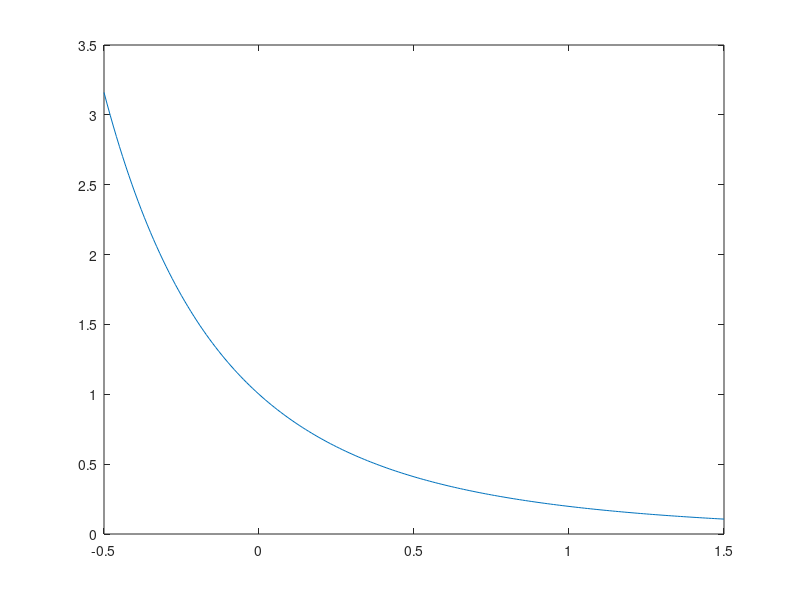
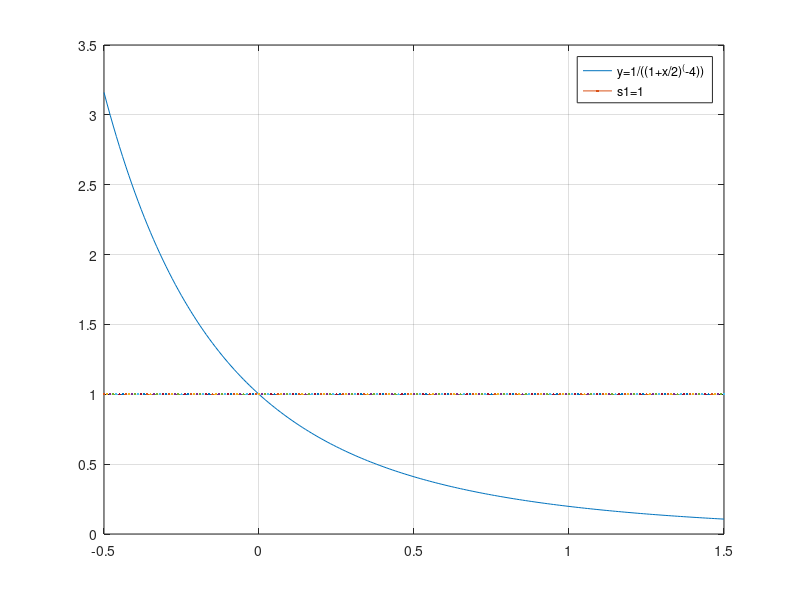
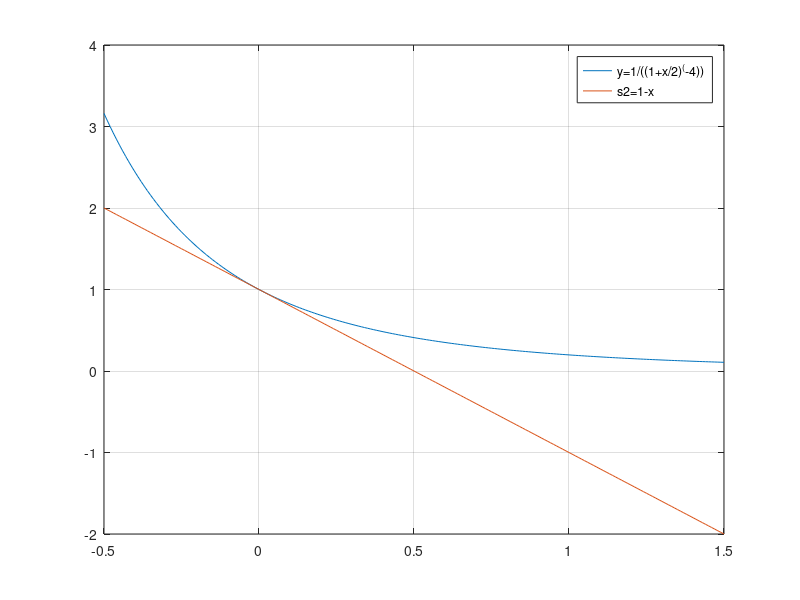
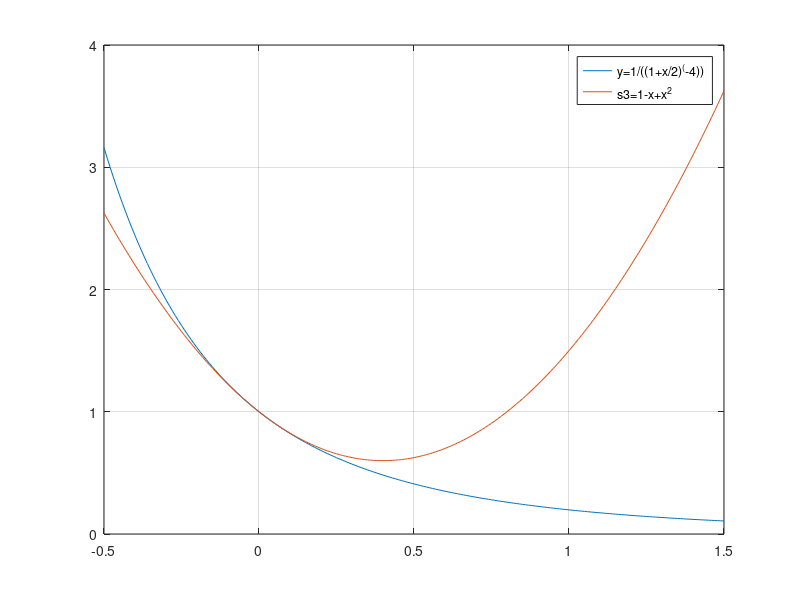

Here is the MATLAB script that generated these plots, in order:
x=-0.5 : 0.01: 3/2;
y=( (1+x/2).^(-4));
s1=1;
s2=s1+ (-4)*1*(x/2)
s3=s2 +( -4*(-4-1) )/factorial(2) * (x/2).^2
s4= s3 +( ((-4*(-4-1)*(-4-2))/ factorial(3)) *(x/2).^3    ) 
s5=s4 + (  (-4*(-4-1)*(-4-2)*(-4-3))/factorial(4) * (x/2).^4      )
s6=s5 +  (  (-4*(-4-1)*(-4-2)*(-4-3)*(-4-4))/factorial(5)*(x/2).^5    ) 

figure(1)
plot(x,y)
figure(2)
plot(x,y,x,s1)
legend('y=1/((1+x/2)^(-4))','s1=1')
grid on
figure(3)
plot(x,y,x,s2)
legend('y=1/((1+x/2)^(-4))','s2=1-x')
grid on
figure(4)
plot(x,y,x,s3)
legend('y=1/((1+x/2)^(-4))','s3=1-x+x^2')
grid on
figure(5)
plot(x,y,x,s4)
legend('y=1/((1+x/2)^(-4))','s4=1-x+x^2-x^3')
grid on
figure(6)
plot(x,y,x,s5)
legend('y=1/((1+x/2)^(-4))','s5=1-x+x^2-x^3+x^4')
grid on
figure(7)
plot(x,y,x,s6)
legend('y=1/((1+x/2)^(-4))','s6=1-x+x^2-x^3+x^4-x^5')
grid on